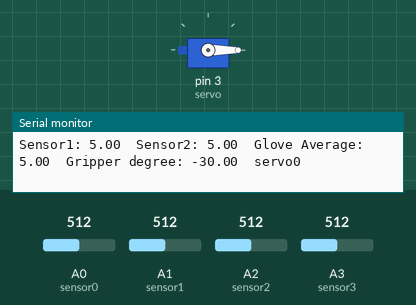
Simulated run of this sketch. Board: Arduino Uno, built with avr-gcc and run on an emulated ATmega328P. Shown: servo, the last lines printed to the serial monitor. The test bench sets the inputs (shaded band); at power-on: A0 (sensor0) = 512, A1 (sensor1) = 512, A2 (sensor2) = 512, A3 (sensor3) = 512.

Above: at 1.2 s.
1.3 s: A0 (sensor0) set to 311
At 2.5 s:
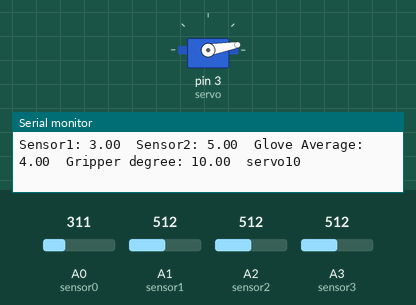
2.8 s: A0 (sensor0) set to 285
At 4.0 s:
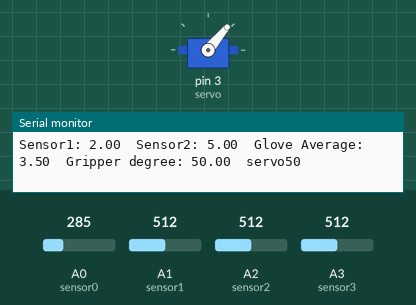
4.3 s: A1 (sensor1) set to 409
5.8 s: A1 (sensor1) set to 386
At 6.3 s:
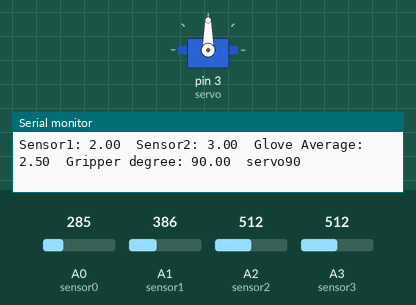
7.3 s: A0 (sensor0) set to 111
8.8 s: A0 (sensor0) set to 93
At 9.9 s:
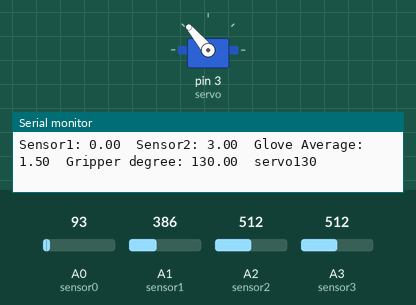
Timing chart, 0 to 11.3 s (numbered marks = the images above; inputs shaded):
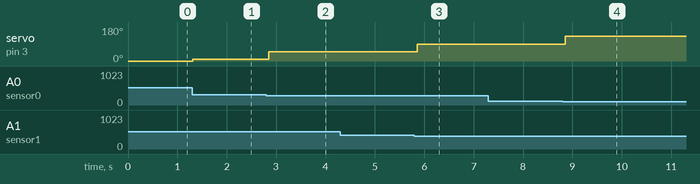

Measured:
- the behaviour switches between 300 and 299 on A0 (sensor0) (found by bisection; images 1 and 2)
- the behaviour switches between 400 and 399 on A1 (sensor1) (found by bisection; images 2 and 3)
- the behaviour switches between 100 and 99 on A0 (sensor0) (found by bisection; images 3 and 4)
- after the input at 1.3 s, servo on pin 3 (servo): 0° → 10° at once
- after the input at 2.8 s, servo on pin 3 (servo): 10° → 50° after 0.05 s
- after the input at 5.8 s, servo on pin 3 (servo): 50° → 90° after 0.06 s
- after the input at 8.8 s, servo on pin 3 (servo): 90° → 130° after 0.06 s

The sketch:

FSR.ino
```cpp
#include <Servo.h>

#define sensor0 A0
#define sensor1 A1
#define sensor2 A2
#define sensor3 A3

double sensor0_value, sensor1_value, sensor2_value, sensor3_value;


float glove_average = 0;
float gripper_value = 0;

Servo servo;

void setup() {
  // put your setup code here, to run once:
  Serial.begin(9600);
  servo.attach(3);
  servo.write(170);
}

void loop() {


  sensor0_value = floor(analogRead(sensor0) / 100);
  sensor1_value = floor(analogRead(sensor1) / 100);
  sensor2_value = analogRead(sensor2);
  sensor3_value = analogRead(sensor3);

  glove_average = (sensor0_value + sensor1_value) / 2;

  gripper_value = map(glove_average, 0, 4, 170, 10);


  servo.write(gripper_value);

  Serial.print("Sensor1: ");
  Serial.print(floor(sensor0_value));
  Serial.print("\t");
  Serial.print("Sensor2: ");
  Serial.print(floor(sensor1_value));
  Serial.print("\t");
  Serial.print("Glove Average: ");
  Serial.print(glove_average);
  Serial.print("\t");
  Serial.print("Gripper degree: ");
  Serial.print(gripper_value);
  Serial.print("\t");
  Serial.print("servo");
  Serial.print(servo.read());
  Serial.print("\n");

}
```
